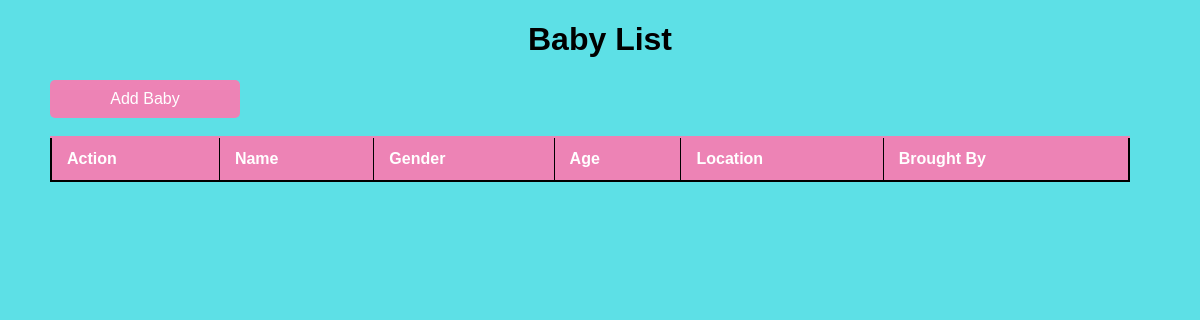
The app's page /babyform, older data.
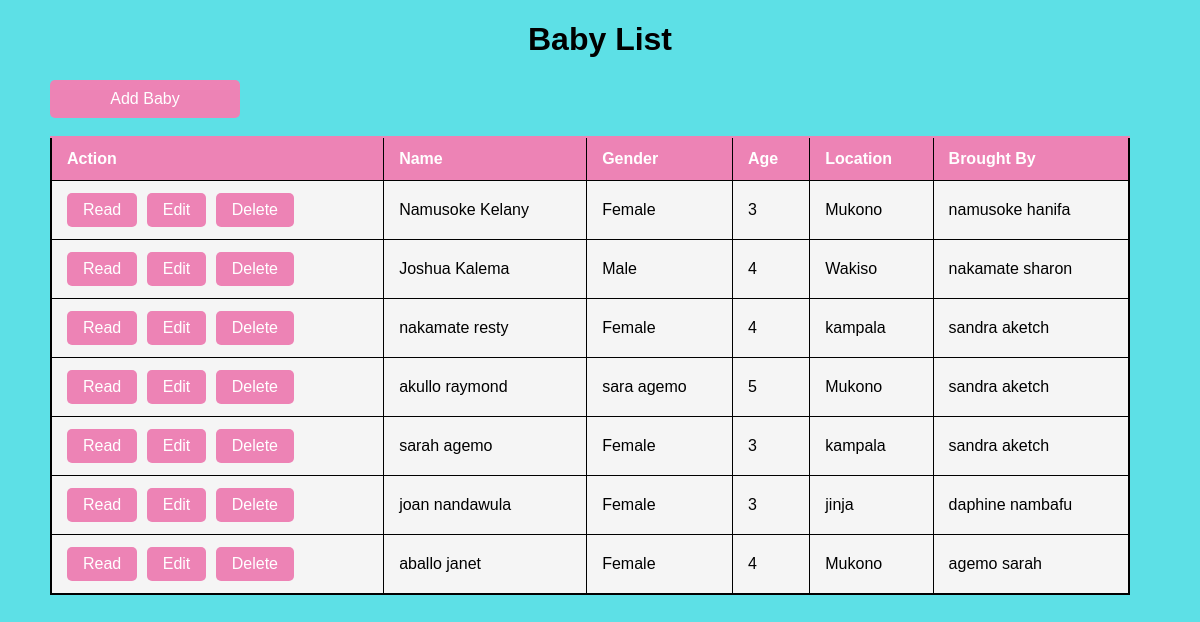
The same page, newer data.
### babyform/models.py (models this page shows, shortened)
class Baby(models.Model):
    name = models.CharField(max_length=100)
    gender = models.CharField(max_length=10)
    age = models.IntegerField()
    location = models.CharField(max_length=100)
    brought_by = models.CharField(max_length=100, default="")
    arrival_time = models.DateTimeField(default=timezone.now)
    parents_names = models.CharField(max_length=200, null=True)
    fee = models.CharField(max_length=20, default='UGX 0')
    period_of_stay = models.CharField(max_length=100)
    baby_number = models.IntegerField(default='')
    assigned_sitter = models.ForeignKey(Sitter, on_delete=models.SET_NULL, null=True, blank=True)

### babyform/views.py (the view)
# urls.py: path('babyform', views.baby_list, name='baby_list'),
def baby_list(request):
    babies = Baby.objects.all()
    return render(request, 'baby_list.html', {'babies': babies})

### babyform/templates/baby_list.html (shortened to what this page needs)
<!DOCTYPE html>
<html lang="en">
<head>
</head>
<body>
    <h1 style="text-align: center;">Baby List</h1>
    <a href="{% url 'baby_create' %}" class="add-button" style="display: block; margin-left: 50px; width: 150px;">Add Baby</a><br>
    <table>
        <thead>
            <tr>
                <th>Action</th>
                <th>Name</th>
                <th>Gender</th>
                <th>Age</th>
                <th>Location</th>
                <th>Brought By</th>
            </tr>
        </thead>
        <tbody>
            {% for baby in babies %}
            <tr>
                <td class="action-links">
                    <a href="{% url 'baby_detail' baby.pk %}?show_additional_fields=true">Read</a>
                    <a href="{% url 'baby_edit' baby.pk %}?show_additional_fields=true">Edit</a>
                    <a href="{% url 'baby_delete' baby.pk %}?show_additional_fields=true">Delete</a>
                </td>
                <td>{{ baby.name }}</td>
                <td>{{ baby.gender }}</td>
                <td>{{ baby.age }}</td>
                <td>{{ baby.location }}</td>
                <td>{{ baby.brought_by }}</td>
            </tr>
            {% endfor %}
        </tbody>
    </table>
</body>
</html>

Row changes from the older to the newer data that the page shows:
added Baby: name "Namusoke Kelany", gender "Female", age "3", location "Mukono", brought_by "namusoke hanifa"
added Baby: name "Joshua Kalema", gender "Male", age "4", location "Wakiso", brought_by "nakamate sharon"
added Baby: name "nakamate resty", gender "Female", age "4", location "kampala", brought_by "sandra aketch"
added Baby: name "akullo raymond", gender "sara agemo", age "5", location "Mukono", brought_by "sandra aketch"
added Baby: name "sarah agemo", gender "Female", age "3", location "kampala", brought_by "sandra aketch"
added Baby: name "joan nandawula", gender "Female", age "3", location "jinja", brought_by "daphine nambafu"
added Baby: name "aballo janet", gender "Female", age "4", location "Mukono", brought_by "agemo sarah"
